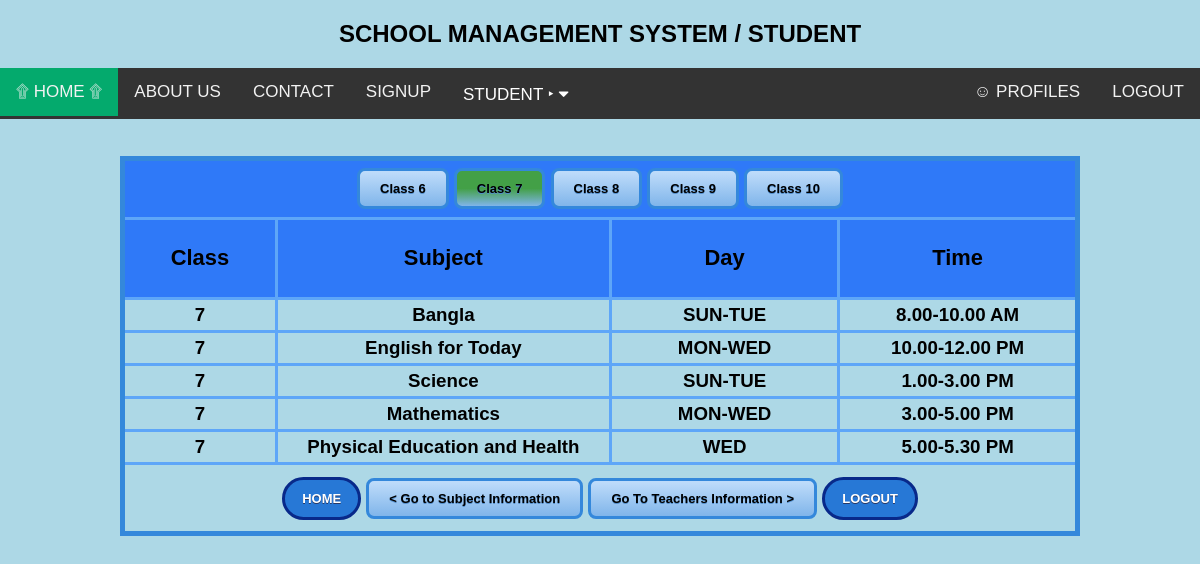
The app's page /views/7routine.php (signed in) with its own data.
### tables this page shows
CREATE TABLE `allsubjects` (
  `id` int(10) NOT NULL,
  `class` int(10) NOT NULL,
  `subject` varchar(50) NOT NULL,
  `day` varchar(20) NOT NULL,
  `time` varchar(50) NOT NULL
);

### model/subjectsModel.php (called while the page is built, shortened)
<?php
	function getAll7Subjects(){
		$con = getConnection();
		$sql = "select * from allsubjects where class='7'";
		$result = mysqli_query($con, $sql);
		return $result;
	}
?>

### views/7routine.php (the view, shortened to what this page needs)
<?php
	if(isset($_COOKIE['flag'])){
		include('header.php');
		require_once('../model/subjectsModel.php');
	$result = getAll7Subjects();
?>
<!DOCTYPE html>
<html>
<head>
</head>
<body>
	<br>
	<h3><table border="5" align="center" width="80%" cellspacing="4" cellpadding="4" class="customTable">
	<thead>
	<tr height="60px" align="center">
		<td colspan="4">
			<a href="6routine.php" class="lightBlueButton">Class 6</a>
			<a href="7routine.php" class="lightBlueButton7">Class 7</a>
			<a href="8routine.php" class="lightBlueButton">Class 8</a>
			<a href="9routine.php" class="lightBlueButton">Class 9</a>
			<a href="10routine.php" class="lightBlueButton">Class 10</a>
		</td>
	</tr>
	<tr align="center">
		<td><h3>Class</h3></td>
		<td width="35%"><h3>Subject</h3></td>
		<td><h3>Day</h3></td>
		<td width="25%"><h3>Time</h3></td>
	</tr>
	</thead>
	<?php while($data =mysqli_fetch_assoc($result)){ ?>
				<tbody>
				<tr align="center">
					<td><?=$data['class']?></td>
					<td><?=$data['subject']?></td>
					<td><?=$data['day']?></td>
					<td><?=$data['time']?></td>
				</tr>
				</tbody>
		<?php } ?>
	<tr height="70px" align="center">
		<td colspan="5">
			<a href="home.php" class="darkBlueButton">HOME</a>
			<a href="subject-info.php" class="lightBlueButton">< Go to Subject Information </a>
			<a href="teachers-info.php" class="lightBlueButton"> Go To Teachers Information ></a>
			<a href="../controller/logout.php" class="darkBlueButtonRed">LOGOUT</a>
		</td>
	</tr>
	</table></h3>
</body>
</html>
<?php
 }else{
 	header('location: login.html');
 }
?>

### views/header.php (style rules this page uses)
body { margin:0;font-family:Arial }
body { background-color: lightblue; }

### views/7routine.php (style rules this page uses)
.lightBlueButton { box-shadow:inset 0px 0px 0px 0px #dcecfb; background:linear-gradient(to bottom, #bddbfa 5%, #80b5ea 100%); background-color:#bddbfa; border-radius:8px; border:3px solid #3488db; display:inline-block; cursor:pointer; color:#ffffff; font-family:Arial; color: black; font-size:13px; font-weight:bold; padding:10px 20px; text-decoration:none; text-shadow:0px 1px 0px #528ecc; }
.darkBlueButton { background-color:#2778d6; border-radius:30px; border:3px solid #08298a; display:inline-block; cursor:pointer; color:#ffffff; font-family:Arial; font-size:13px; padding:11px 17px; text-decoration:none; text-shadow:0px 1px 0px #283966; }
.lightBlueButton7 { box-shadow:inset 0px 0px 0px 0px #dcecfb; background:linear-gradient(to bottom, #43A047 50%, #80b5ea 100%); background-color:#43A047; border-radius:8px; border:3px solid #3488db; display:inline-block; cursor:pointer; color:#ffffff; font-family:Arial; color: black; font-size:13px; font-weight:bold; padding:10px 20px; text-decoration:none; text-shadow:0px 1px 0px #528ecc; }
.darkBlueButtonRed { background-color:#2778d6; border-radius:30px; border:3px solid #08298a; display:inline-block; cursor:pointer; color:#ffffff; font-family:Arial; font-size:13px; padding:11px 17px; text-decoration:none; text-shadow:0px 1px 0px #283966; }
table.customTable { border-collapse: collapse; border-width: 5px; border-color: #3488db; border-style: solid; color: #000000; }
table.customTable td, table.customTable th { border-width: 3px; border-color: #5EA6F8; border-style: solid; text-align: center; }
table.customTable thead { background-color: #2F79F8; }

### records on screen
allsubjects: class "7", subject "Bangla", day "SUN-TUE", time "8.00-10.00 AM"
allsubjects: class "7", subject "English for Today", day "MON-WED", time "10.00-12.00 PM"
allsubjects: class "7", subject "Science", day "SUN-TUE", time "1.00-3.00 PM"
allsubjects: class "7", subject "Mathematics", day "MON-WED", time "3.00-5.00 PM"
allsubjects: class "7", subject "Physical Education and Health", day "WED", time "5.00-5.30 PM"
